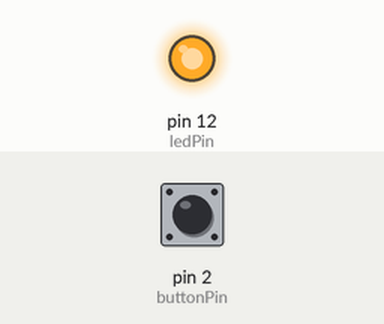
Recording of a sketch running on a simulated Arduino Uno, built with avr-gcc and run on an emulated ATmega328P. On the bench: output pins drawn as LEDs (lit = HIGH). The inputs (shaded band) are chosen by the test bench; at power-on: pin 2 (buttonPin) LOW.

Above: at 0.1 s.
Timing chart, 0 to 1.6 s (numbered marks = the images above):
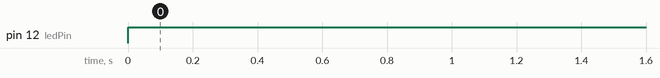

The sketch:

led_blink_with_switch.ino
```cpp
const int ledPin = 12;
const int buttonPin = 2;
int buttonState = 0;

void setup()
{
  pinMode(ledPin, OUTPUT);
  pinMode(buttonPin, INPUT);
}
void loop()
{
  buttonState=digitalRead(buttonPin);
  if (buttonState = HIGH){
    digitalWrite(ledPin,HIGH);
  }
  else{
    digitalWrite(ledPin,LOW);
  }
}
```

Measured:
- by itself, pin 12 (ledPin): LOW → HIGH at 0.00 s
